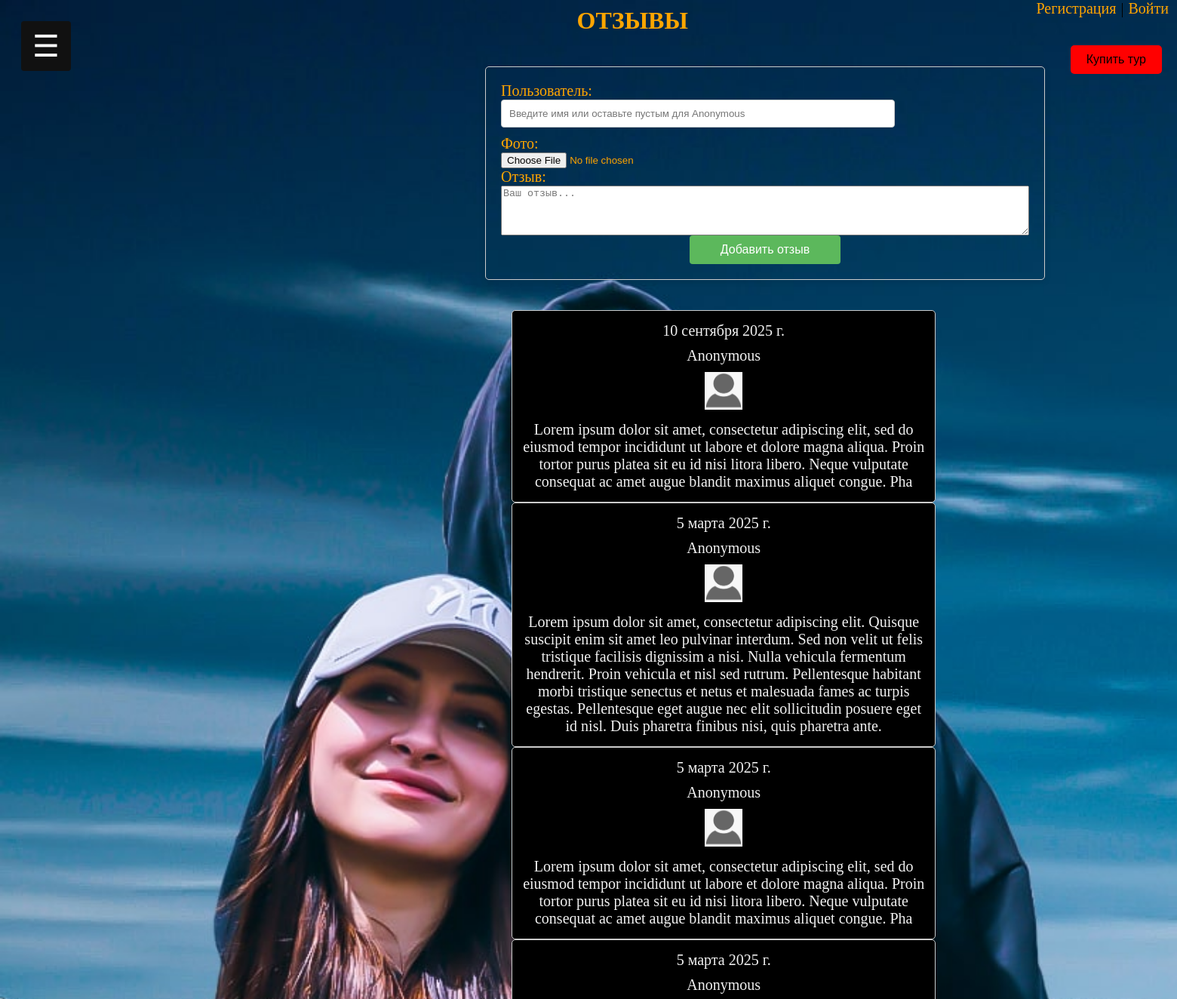
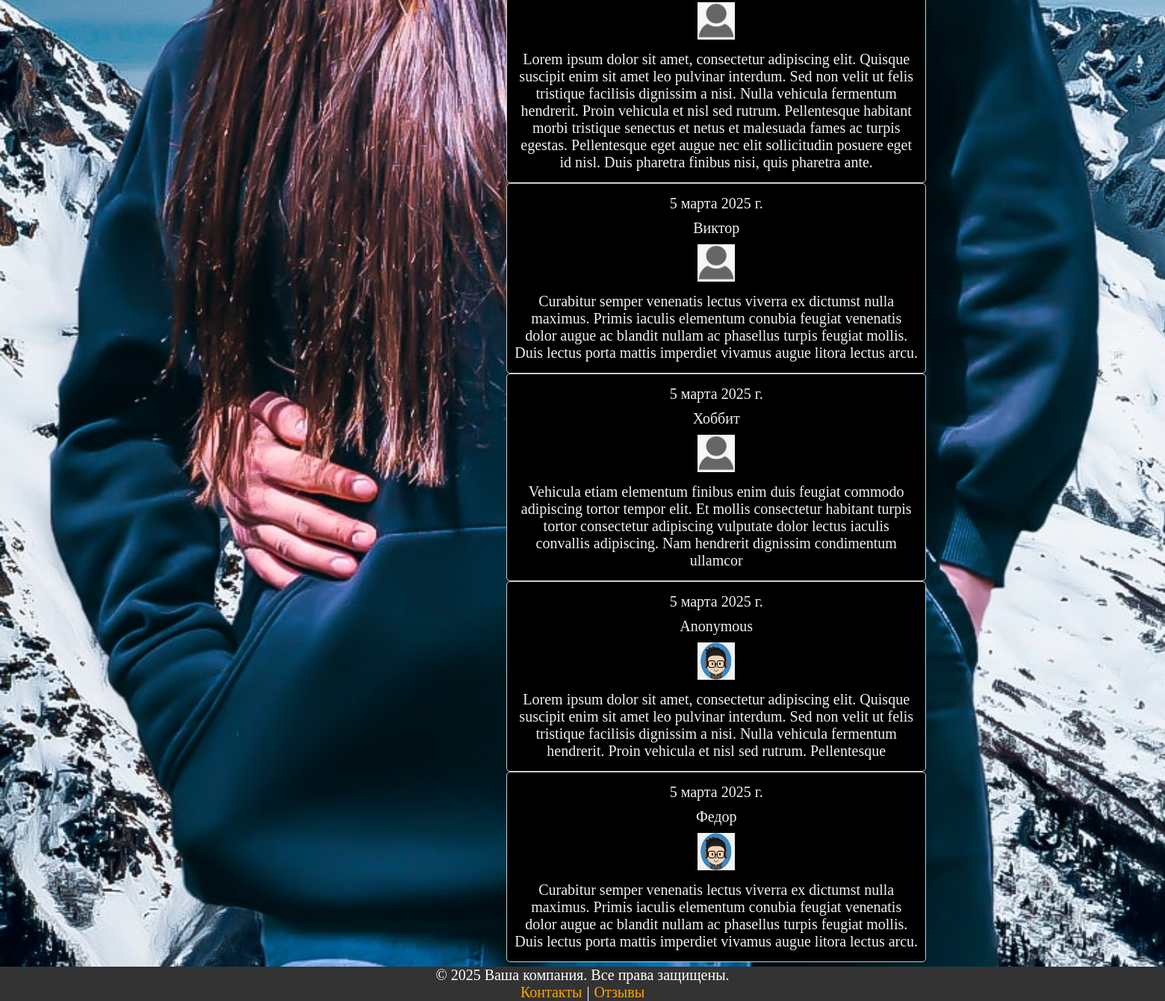
The app's page /reviews with its own data (2 pictures, top to bottom).
### turfirmaapp/models.py (models this page shows, shortened)
class Reviews(models.Model):
    user = models.CharField(max_length=50, blank=True, default="Anonymous", verbose_name="Пользователь")
    photo = models.ImageField(upload_to="photo/", blank=True, null=True, default="photo/default_avatar.png",
                              verbose_name="Фото")
    review = models.CharField(max_length=255, verbose_name="Отзыв")
    date_review = models.DateField(verbose_name="Дата отзыва", default=date.today)
    class Meta:
        verbose_name = 'отзыв'
        verbose_name_plural = "Отзывы"

### turfirmaapp/views.py (the view)
# urls.py: path('reviews', reviews, name='reviews'),
def reviews(request):
    my_data = request.session.get('customer', None)
    outperform = ReviewForm(request.POST, request.FILES)
    data = Reviews.objects.all().order_by('-id')
    if request.method == "POST":
        if outperform.is_valid():
            outperform.save()
            return render(request, 'reviews.html', {'form': outperform, "data": data, 'customer': my_data})
        data = Reviews.objects.all().order_by('-id')
        return render(request, 'reviews.html', {"form": outperform, "data": data, 'customer': my_data})
    else:
        return render(request, 'reviews.html', {"form": outperform, "data": data, "customer": my_data})

### turfirmaapp/forms.py
class ReviewForm(forms.ModelForm):
    class Meta:
        model = Reviews
        fields = ['user', 'photo', 'review']
        widgets = {
            'user': forms.TextInput(attrs={
                'placeholder': 'Введите имя или оставьте пустым для Anonymous',
                'class': 'form-control'
            }),
            'review': forms.Textarea(attrs={
                'placeholder': 'Ваш отзыв...',
                'rows': 4,
                'class': 'form-control'
            }),
        }
    def __init__(self, *args, **kwargs):
        super().__init__(*args, **kwargs)
        self.fields['user'].initial = 'Anonymous'
        self.fields['user'].required = False
    def clean_user(self):
        user = self.cleaned_data.get('user', '').strip()
        if not user:
            return 'Anonymous'
        return user

### turfirmaapp/templates/reviews.html (shortened to what this page needs)
{% extends 'base.html' %}
{% block content %}
<h1>Отзывы</h1>
<div class="form-container" style="left: 635px; top: -40px;">
<form method="post" enctype="multipart/form-data">
    {{ form.as_table}}
  <button style="width: 200px;" type="submit">Добавить отзыв</button>
</form>
</div>
{% if data %}
    {% for item in data %}
        <div class="ab_us" style="margin-left: 670px;">
            <p>{{ item.date_review }}</p>
            <p>{{ item.user }}</p>
            <p><img class="photo_review" src="{{item.photo.url}}"></p>
            <p>{{ item.review }}</p>
        </div>
    {% endfor %}
    <p style="height: 20px"></p>
{% else %}
    <h4>Отзывов пока нет, но они обязательно появятся в скором времени!!!</h4>
{% endif %}
{% endblock %}

### turfirmaapp/static/css/styles.css (style rules this page uses)
body { background-size: cover; background-attachment: fixed; overflow-x: hidden; }
h1 { color: orange; position: relative; top: -60px; left: 49%; text-transform: uppercase; unicode-bidi: isolate; }
.photo_review { width: 50px; height: 50px; }
.ab_us { margin-left: 660px; word-wrap: break-word; padding: 10px; border: 1px solid #ccc; border-radius: 5px; background-color: black; color: #f1f1f1; text-align: center; font-size: 20px; width: 35%; }
.ab_us p { margin: 0; padding: 5px 0; }
.form-container { border: 1px solid #ccc; padding: 20px; border-radius: 5px; box-shadow: 0 2px 10px rgba(0, 0, 0, 0.1); width: 700px; position: relative; left: 700px; top: 50px; color: orange; }
form { display: flex; flex-direction: column; font-size: 20px; }
input[type="text"], input[type="email"] { margin-bottom: 10px; padding: 10px; border: 1px solid #ccc; border-radius: 4px; width: 500px; }
button { padding: 10px; background-color: #5cb85c; color: white; border: none; border-radius: 4px; cursor: pointer; font-size: 16px; margin: auto; }

### records on screen
Reviews: date_review "10 сентября 2025 г.", user "Anonymous", photo (placeholder picture), review "Lorem ipsum dolor sit amet, consectetur adipiscing elit, sed do eiusmod tempor incididunt ut labore et dolore magna aliqua. Proin tortor purus platea sit eu id nisi litora libero. Neque vulputate consequat ac amet augue blandit maximus aliquet congue. Pha"
Reviews: date_review "5 марта 2025 г.", user "Anonymous", photo (placeholder picture), review "Lorem ipsum dolor sit amet, consectetur adipiscing elit. Quisque suscipit enim sit amet leo pulvinar interdum. Sed non velit ut felis tristique facilisis dignissim a nisi. Nulla vehicula fermentum hendrerit. Proin vehicula et nisl sed rutrum. Pellentesque habitant morbi tristique senectus et netus et malesuada fames ac turpis egestas. Pellentesque eget augue nec elit sollicitudin posuere eget id nisl. Duis pharetra finibus nisi, quis pharetra ante."
Reviews: date_review "5 марта 2025 г.", user "Anonymous", photo (placeholder picture), review "Lorem ipsum dolor sit amet, consectetur adipiscing elit, sed do eiusmod tempor incididunt ut labore et dolore magna aliqua. Proin tortor purus platea sit eu id nisi litora libero. Neque vulputate consequat ac amet augue blandit maximus aliquet congue. Pha"
Reviews: date_review "5 марта 2025 г.", user "Anonymous", photo (placeholder picture), review "Lorem ipsum dolor sit amet, consectetur adipiscing elit. Quisque suscipit enim sit amet leo pulvinar interdum. Sed non velit ut felis tristique facilisis dignissim a nisi. Nulla vehicula fermentum hendrerit. Proin vehicula et nisl sed rutrum. Pellentesque habitant morbi tristique senectus et netus et malesuada fames ac turpis egestas. Pellentesque eget augue nec elit sollicitudin posuere eget id nisl. Duis pharetra finibus nisi, quis pharetra ante."
Reviews: date_review "5 марта 2025 г.", user "Виктор", photo (placeholder picture), review "Curabitur semper venenatis lectus viverra ex dictumst nulla maximus. Primis iaculis elementum conubia feugiat venenatis dolor augue ac blandit nullam ac phasellus turpis feugiat mollis. Duis lectus porta mattis imperdiet vivamus augue litora lectus arcu."
Reviews: date_review "5 марта 2025 г.", user "Хоббит", photo (placeholder picture), review "Vehicula etiam elementum finibus enim duis feugiat commodo adipiscing tortor tempor elit. Et mollis consectetur habitant turpis tortor consectetur adipiscing vulputate dolor lectus iaculis convallis adipiscing. Nam hendrerit dignissim condimentum ullamcor"
Reviews: date_review "5 марта 2025 г.", user "Anonymous", photo (placeholder picture), review "Lorem ipsum dolor sit amet, consectetur adipiscing elit. Quisque suscipit enim sit amet leo pulvinar interdum. Sed non velit ut felis tristique facilisis dignissim a nisi. Nulla vehicula fermentum hendrerit. Proin vehicula et nisl sed rutrum. Pellentesque"
Reviews: date_review "5 марта 2025 г.", user "Федор", photo (placeholder picture), review "Curabitur semper venenatis lectus viverra ex dictumst nulla maximus. Primis iaculis elementum conubia feugiat venenatis dolor augue ac blandit nullam ac phasellus turpis feugiat mollis. Duis lectus porta mattis imperdiet vivamus augue litora lectus arcu."
